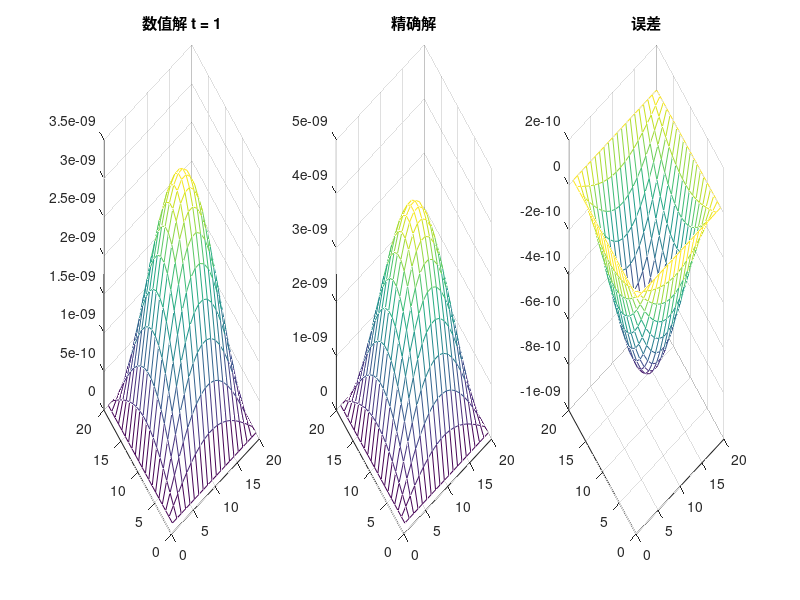

Source code (MATLAB):
clear;clc

% 对空间离散化
xmin = 0;
xmax = 1;
ymin = 0;
ymax = 1;
N = 20;
dx = (xmax - xmin) / (N - 1); % 步长
dy = (ymax - ymin) / (N - 1);
[x, y] = meshgrid(xmin:dx:xmax, ymin:dy:ymax);

% 对时间离散化
tmin = 0;
tmax = 1;
t_steps = 100;
dt = (tmax - tmin) / t_steps; % 时间步长
t = tmin:dt:tmax;

% 计算隐式方程的矩阵
A = zeros(N^2, N^2);
B = zeros(N^2, N^2);

% 系数mu
mu = dt / (dx^2);

% 初值
u(:, :, 1) = sin(pi*x).*sin(pi*y);

% 边界条件
u(1, :, :) = 0;
u(:, 1, :) = 0;
u(N+1, :, :) = 0;
u(:, N+1, :) = 0;

for i = 1:N^2
    if i <= N || i >= N^2 - N
        A(i, i) = 1;
        B(i, i) = 1;
    elseif mod(i, N) == 0 || mod(i - 1, N) == 0
        A(i, i) = 1;
        B(i, i) = 1;
    elseif mod(i - 2, N) == 0
        A(i, i) = 1 - 2 * mu;
        A(i, i + 1) = mu / 2;
        B(i, i) = 1 + 2 * mu;
        B(i, i + 1) = -mu / 2;
        A(i, i + N) = mu / 2;
        B(i, i + N) = -mu / 2;
        A(i + N, i) = mu / 2;
        B(i + N, i) = -mu / 2;
    elseif mod(i + 1, N) == 0
        A(i, i) = 1 - 2 * mu;
        A(i, i - 1) = mu / 2;
        B(i, i) = 1 + 2 * mu;
        B(i, i - 1) = -mu / 2;
        A(i, i + N) = mu / 2;
        B(i, i + N) = -mu / 2;
        A(i + N, i) = mu / 2;
        B(i + N, i) = -mu / 2;
    else
        A(i, i) = 1 - 2 * mu;
        A(i, i + 1) = mu / 2;
        A(i, i - 1) = mu / 2;
        B(i, i) = 1 + 2 * mu;
        B(i, i + 1) = -mu / 2;
        B(i, i - 1) = -mu / 2;
        A(i, i + N) = mu / 2;
        B(i, i + N) = -mu / 2;
        A(i + N, i) = mu / 2;
        B(i + N, i) = -mu / 2;
    end
end

for i = N^2 - 2 * N:N^2 - N
    A(i, i + N) = 0;
    B(i, i + N) = 0;
    A(i + N, i) = 0;
    B(i + N, i) = 0;
end

% 储存初值的矩阵
XY = zeros(N);
for j = 1:N
    for i = 1:N
        XY(j, i) = u(i, j, 1);
    end
end

step1 = reshape(XY,[],1);

for n = 2:t_steps
    step2 = B \ A * step1; % 求解 B u_n+1 = A u_n
    step1 = step2;
    
    subplot(1,3,1)
    mesh(reshape(step2, [N N]))
    title(['数值解 t = ',num2str(n/t_steps)])

    u_exact = sin(pi*x).*sin(pi*y).*exp(-2*pi^2*t(n-1));
    subplot(1,3,2)
    mesh(u_exact)
    title("精确解")

    subplot(1,3,3)
    mesh(reshape(step2, [N N])-u_exact)
    title("误差")
    hold off
    pause(0.01)
end
